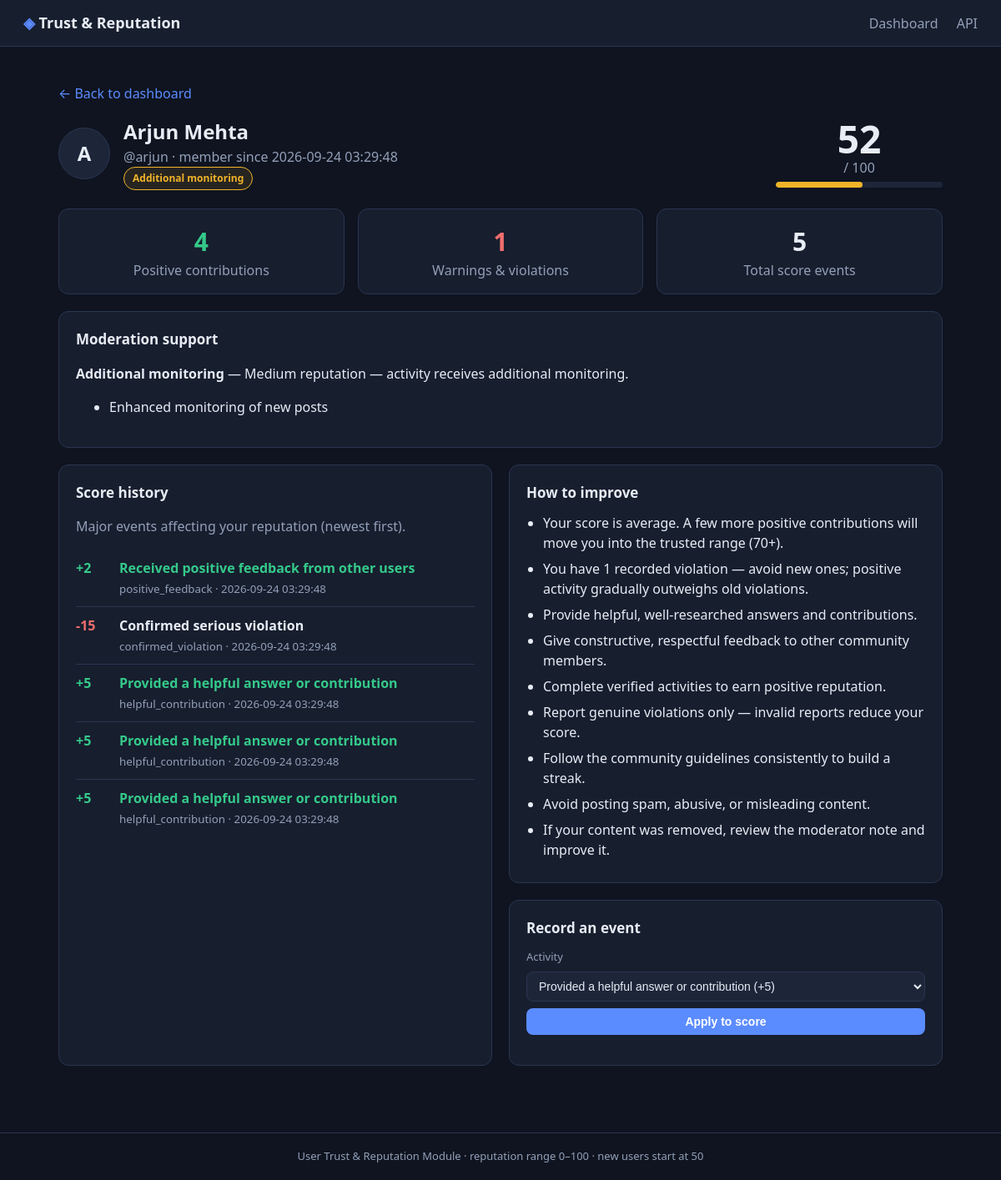
Page /users/1 on the committed database.
### tables this page shows
CREATE TABLE users (
    id           INTEGER PRIMARY KEY AUTOINCREMENT,
    username     TEXT NOT NULL UNIQUE,
    display_name TEXT NOT NULL,
    score        INTEGER NOT NULL DEFAULT 50,
    created_at   TEXT NOT NULL DEFAULT (datetime('now'))
);

CREATE TABLE events (
    id          INTEGER PRIMARY KEY AUTOINCREMENT,
    user_id     INTEGER NOT NULL REFERENCES users(id) ON DELETE CASCADE,
    type        TEXT NOT NULL,
    category    TEXT NOT NULL CHECK (category IN ('positive', 'violation')),
    description TEXT NOT NULL,
    points      INTEGER NOT NULL,
    created_at  TEXT NOT NULL DEFAULT (datetime('now'))
);

### app.py (the view)
@app.route("/users/<int:user_id>")
def user_page(user_id):
    user = db.get_user(user_id)
    if user is None:
        return render_template("not_found.html"), 404
    return render_template(
        "user.html", profile=user_profile(user), event_types=rep.EVENT_TYPES
    )

### app.py (called while the page is built)
def user_profile(user):
    events = db.list_events(user["id"])
    positive, violations = rep.summarize_events(events)
    tier = rep.moderation_tier(
        user["score"],
        violation_count=len(violations),
        repeated_violations=db.count_repeated_violations(user["id"]),
    )
    return {
        **user,
        "tier": tier,
        "events": events,
        "positive_contributions": positive,
        "violations": violations,
        "violation_count": len(violations),
        "counts": db.event_counts(user["id"]),
        "tips": rep.improvement_tips(user["score"], len(violations)),
        "score_min": rep.MIN_SCORE,
        "score_max": rep.MAX_SCORE,
    }

### database.py (called while the page is built)
def get_connection():
    conn = sqlite3.connect(DB_PATH)
    conn.row_factory = sqlite3.Row
    conn.execute("PRAGMA foreign_keys = ON")
    return conn

def row_to_dict(row):
    return dict(row) if row is not None else None

def get_user(user_id):
    with get_connection() as conn:
        return row_to_dict(conn.execute(
            "SELECT * FROM users WHERE id = ?", (user_id,)
        ).fetchone())

def list_events(user_id, limit=100):
    with get_connection() as conn:
        return [dict(r) for r in conn.execute(
            """SELECT * FROM events WHERE user_id = ?
               ORDER BY datetime(created_at) DESC, id DESC LIMIT ?""",
            (user_id, limit),
        ).fetchall()]

def count_repeated_violations(user_id):
    with get_connection() as conn:
        row = conn.execute(
            "SELECT COUNT(*) AS n FROM events WHERE user_id = ? AND type = 'repeated_violation'",
            (user_id,),
        ).fetchone()
        return row["n"]

def event_counts(user_id):
    with get_connection() as conn:
        rows = conn.execute(
            "SELECT type, COUNT(*) AS n FROM events WHERE user_id = ? GROUP BY type",
            (user_id,),
        ).fetchall()
        return {r["type"]: r["n"] for r in rows}

### reputation.py (called while the page is built)
def clamp(score):
    return max(MIN_SCORE, min(MAX_SCORE, int(score)))

def moderation_tier(score, violation_count=0, repeated_violations=0):
    score = clamp(score)
    if score >= 70 and repeated_violations == 0:
        key = "normal"
    elif score >= 40 and repeated_violations < 2:
        key = "monitor"
    else:
        key = "restricted"
    tier = dict(MODERATION_TIERS[key])
    tier["score"] = score
    tier["violation_count"] = violation_count
    tier["repeated_violations"] = repeated_violations
    return tier

### templates/user.html (shortened to what this page needs)
{% extends "base.html" %}
{% block content %}
<p><a href="{{ url_for('dashboard') }}">← Back to dashboard</a></p>
<section class="hero">
  <div class="user-head">
    <span class="avatar avatar-lg">{{ profile.display_name[0] | upper }}</span>
    <div>
      <h1>{{ profile.display_name }}</h1>
      <p class="muted">@{{ profile.username }} · member since {{ profile.created_at }}</p>
      <span class="tier-badge tier-{{ profile.tier.key }}">{{ profile.tier.label }}</span>
    </div>
  </div>
  <div class="score-ring">
    <div class="score-value">{{ profile.score }}</div>
    <div class="muted">/ {{ profile.score_max }}</div>
    <div class="bar wide"><div class="bar-fill {{ profile.tier.key }}" style="width: {{ profile.score }}%"></div></div>
  </div>
</section>
<section class="grid-3">
  <div class="stat-card">
    <div class="stat positive">{{ profile.positive_contributions | length }}</div>
    <div class="muted">Positive contributions</div>
  </div>
  <div class="stat-card">
    <div class="stat {% if profile.violations %}negative{% endif %}">{{ profile.violations | length }}</div>
    <div class="muted">Warnings &amp; violations</div>
  </div>
  <div class="stat-card">
    <div class="stat">{{ profile.events | length }}</div>
    <div class="muted">Total score events</div>
  </div>
</section>
<section class="card">
  <h2>Moderation support</h2>
  <p><strong>{{ profile.tier.label }}</strong> — {{ profile.tier.description }}</p>
  {% if profile.tier.actions %}
  <ul>
    {% for action in profile.tier.actions %}<li>{{ action }}</li>{% endfor %}
  </ul>
  {% endif %}
</section>
<section class="grid-2">
  <div class="card">
    <h2>Score history</h2>
    <p class="muted">Major events affecting your reputation (newest first).</p>
    <ul class="timeline">
      {% for e in profile.events %}
      <li class="timeline-item {{ e.category }}">
        <span class="points {{ 'positive' if e.points > 0 else 'negative' }}">
          {{ '%+d' % e.points }}
        </span>
        <span>
          <strong>{{ e.description }}</strong><br>
          <small class="muted">{{ e.type }} · {{ e.created_at }}</small>
        </span>
      </li>
      {% else %}
      <li class="muted">No events yet — your score is at its neutral starting value.</li>
      {% endfor %}
    </ul>
  </div>
  <div>
    <div class="card">
      <h2>How to improve</h2>
      <ul class="tips">
        {% for tip in profile.tips %}<li>{{ tip }}</li>{% endfor %}
      </ul>
    </div>
    <div class="card">
      <h2>Record an event</h2>
      <form id="event-form" class="stack-form">
        <label for="event-type">Activity</label>
        <select id="event-type">
          {% for type, (points, category, description) in event_types.items() %}
          <option value="{{ type }}">
            {{ description }} ({{ '%+d' % points }})
          </option>
          {% endfor %}
        </select>
        <button type="submit" class="btn">Apply to score</button>
      </form>
    </div>
  </div>
</section>
{% endblock %}

### static/style.css (style rules this page uses)
:root { --bg: #0f1420; --panel: #171e2e; --panel-2: #1d2639; --border: #2a3550; --text: #e7ecf5; --muted: #93a0b8; --accent: #5b8cff; --positive: #35c98a; --negative: #f26d6d; --normal: #35c98a; --monitor: #f0b429; --restricted: #f26d6d; }
* { box-sizing: border-box; }
body { margin: 0; font-family: "Segoe UI", system-ui, -apple-system, sans-serif; background: var(--bg); color: var(--text); line-height: 1.5; }
a { color: var(--accent); text-decoration: none; }
.muted { color: var(--muted); }
.positive { color: var(--positive); }
.negative { color: var(--negative); }
.hero { display: flex; justify-content: space-between; align-items: center; gap: 24px; flex-wrap: wrap; margin-bottom: 22px; }
.hero h1 { margin: 0 0 6px; font-size: 26px; }
.hero p { margin: 0; max-width: 640px; }
.card { background: var(--panel); border: 1px solid var(--border); border-radius: 12px; padding: 20px; margin-bottom: 20px; }
.card h2 { margin: 0 0 12px; font-size: 17px; }
.grid-2 { display: grid; grid-template-columns: 1fr 1fr; gap: 20px; }
.grid-3 { display: grid; grid-template-columns: repeat(3, 1fr); gap: 16px; margin-bottom: 20px; }
.avatar { display: inline-flex; align-items: center; justify-content: center; width: 34px; height: 34px; border-radius: 50%; background: var(--panel-2); border: 1px solid var(--border); font-weight: 700; flex: 0 0 auto; }
.avatar-lg { width: 62px; height: 62px; font-size: 24px; }
.bar { height: 7px; background: var(--panel-2); border-radius: 6px; overflow: hidden; margin-top: 5px; }
.bar.wide { width: 200px; }
.bar-fill { height: 100%; border-radius: 6px; transition: width .3s; }
.bar-fill.monitor { background: var(--monitor); }
.tier-badge { display: inline-block; font-size: 12px; font-weight: 600; padding: 4px 10px; border-radius: 999px; border: 1px solid; white-space: nowrap; }
.tier-monitor { color: var(--monitor); border-color: var(--monitor); background: rgba(240,180,41,.1); }
.btn { display: inline-block; background: var(--accent); color: #fff; border: none; border-radius: 8px; padding: 8px 14px; font-size: 14px; font-weight: 600; cursor: pointer; }
.inline-form input, .stack-form input, .stack-form select { background: var(--panel-2); border: 1px solid var(--border); color: var(--text); border-radius: 8px; padding: 8px 10px; font-size: 14px; }
.stack-form { display: flex; flex-direction: column; gap: 8px; }
.stack-form label { font-size: 13px; color: var(--muted); }
.user-head { display: flex; gap: 16px; align-items: center; }
.user-head h1 { margin: 0; font-size: 24px; }
.score-ring { text-align: center; }
.score-value { font-size: 46px; font-weight: 800; line-height: 1; }
.stat-card { background: var(--panel); border: 1px solid var(--border); border-radius: 12px; padding: 16px; text-align: center; }
.stat { font-size: 30px; font-weight: 800; }
.timeline { list-style: none; margin: 0; padding: 0; }
.timeline-item { display: flex; gap: 12px; padding: 10px 0; border-bottom: 1px solid var(--border); }
.timeline-item:last-child { border-bottom: none; }
.timeline-item .points { font-weight: 700; font-variant-numeric: tabular-nums; min-width: 40px; }
.tips { margin: 0; padding-left: 20px; }
.tips li { margin-bottom: 7px; }

### rows in the picture
users: display_name "A", display_name "Arjun Mehta", username "arjun", created_at "2026-09-24 03:29:48", score "52"
events: points "+2", description "Received positive feedback from other users", type "positive_feedback", created_at "2026-09-24 03:29:48"
events: points "-15", description "Confirmed serious violation", type "confirmed_violation", created_at "2026-09-24 03:29:48"
events: points "+5", description "Provided a helpful answer or contribution", type "helpful_contribution", created_at "2026-09-24 03:29:48"
events: points "+5", description "Provided a helpful answer or contribution", type "helpful_contribution", created_at "2026-09-24 03:29:48"
events: points "+5", description "Provided a helpful answer or contribution", type "helpful_contribution", created_at "2026-09-24 03:29:48"

### other values in the picture
{{ profile.tier.label }} "Additional monitoring"
{{ profile.score_max }} "100"
{{ profile.positive_contributions | length }} "4"
{{ profile.violations | length }} "1"
{{ profile.events | length }} "5"
{{ profile.tier.description }} "Medium reputation — activity receives additional monitoring."
{{ action }} "Enhanced monitoring of new posts"
{{ tip }} "Your score is average. A few more positive contributions will move you into the trusted range (70+)." "You have 1 recorded violation — avoid new ones; positive activity gradually outweighs old violations." "Provide helpful, well-researched answers and contributions." "Give constructive, respectful feedback to other community members." "Complete verified activities to earn positive reputation." "Report genuine violations only — invalid reports reduce your score." "Follow the community guidelines consistently to build a streak." "Avoid posting spam, abusive, or misleading content." "If your content was removed, review the moderator note and improve it."
form field value "Provided a helpful answer or contribution (+5)"
